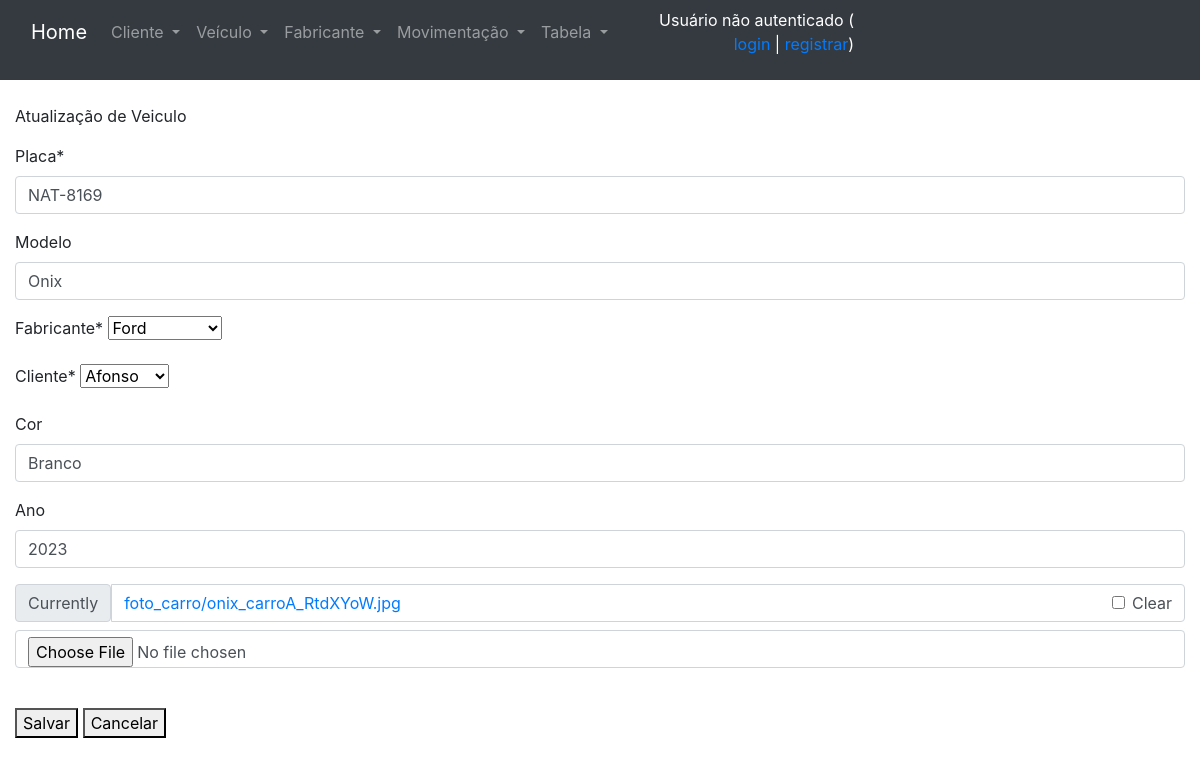
Page /atualizar_veiculo/7/ on the committed database.
### core/models.py (models this page shows, shortened)
class Veiculo(models.Model):
    placa = models.CharField(max_length=10, verbose_name='Placa')
    modelo = models.CharField(max_length=30, blank=True, null=True, verbose_name='Modelo')
    fabricante_id = models.ForeignKey(Fabricante, on_delete=models.CASCADE, verbose_name='Fabricante' )
    cliente_id = models.ForeignKey(Cliente, on_delete=models.CASCADE, verbose_name='Cliente')
    cor = models.CharField(max_length=30, blank=True, null=True, verbose_name='Cor')
    ano = models.IntegerField(default=2023, blank=True, null=True, verbose_name='Ano')
    foto = models.ImageField(upload_to='foto_carro', blank=True, null=True, verbose_name='')
    class Meta:
        verbose_name_plural = 'Veículos'

### core/views.py (the view)
# urls.py: path('atualizar_veiculo/<int:id>/', atualiza_veiculo, name='url_atualiza_veiculo'),
def atualiza_veiculo(request, id):
    obj = Veiculo.objects.get(id=id)
    form = FormVeiculo(request.POST or None, request.FILES or None, instance=obj)
    if form.is_valid():
        form.save()
        return redirect('url_listagem_veiculos')
    contexto = {'form': form, 'txt_title':'Atualização de Veiculo', 'txt_descricao':'Atualização de Veiculo', 'txt_button':'Atualizar'}
    return render(request, 'core/cadastro.html', contexto)

### core/forms.py
class FormVeiculo(ModelForm):
    class Meta:
        model = Veiculo
        fields = "__all__"

### core/models.py (called while the page is built)
    def __str__(self):
        return self.nome

    def __str__(self):
        return self.nome

### core/templates/core/cadastro.html (shortened to what this page needs)
{% extends 'base.html' %}
{%  load crispy_forms_tags %}
{% block main %}
<p>{{txt_descricao}} </p>
   <form method="post" enctype="multipart/form-data">
      {{ form | crispy }} <br>
      <button type="submit">Salvar</button>
      <button onclick="window.location.href='/'">Cancelar</button>
   </form>
{% endblock %}

### rows in the picture
Veiculo: placa "NAT-8169", modelo "Onix", fabricante_id "Ford", cliente_id "Afonso", cor "Branco", ano "2023"

### other values in the picture
{{ txt_descricao }} "Atualização de Veiculo"
